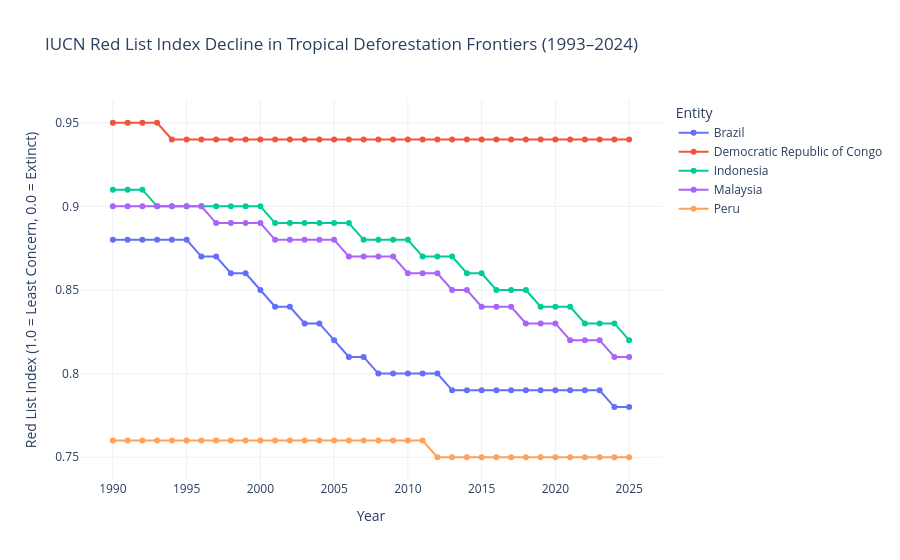

Notebook code for this chart:
### Markdown cell above
### 4. Biodiversity Extinction Risk (IUCN Red List Index)
The IUCN Red List Index measures changes in aggregate extinction risk (1.0 = all species Least Concern, 0.0 = all species Extinct). We track the decline in biodiversity health in top deforesting tropical countries.

### Code cell
defor_leaders = ["BRA", "IDN", "COD", "MYS", "PER"]
df_bio = df_panel[df_panel["ISO3"].isin(defor_leaders)].dropna(subset=["Red_List_Index"])

fig_bio = px.line(
    df_bio,
    x="Year",
    y="Red_List_Index",
    color="Entity",
    markers=True,
    title="IUCN Red List Index Decline in Tropical Deforestation Frontiers (1993–2024)",
    labels={"Red_List_Index": "Red List Index (1.0 = Least Concern, 0.0 = Extinct)"}
)
fig_bio.update_layout(template="plotly_white")
fig_bio.show()

### Figure 1 — Plotly figure (JSON) as saved in the notebook; plotly's stock layout.template omitted (floating-point values rounded to 4 significant figures)
{"data": [{"hovertemplate": "Entity=Brazil<br>Year=%{x}<br>Red List Index (1.0 = Least Concern, 0.0 = Extinct)=%{y}<extra></extra>", "legendgroup": "Brazil", "line": {"color": "#636efa", "dash": "solid"}, "marker": {"symbol": "circle"}, "mode": "lines+markers", "name": "Brazil", "orientation": "v", "showlegend": true, "type": "scatter", "x": [1990, 1991, 1992, 1993, 1994, 1995, 1996, 1997, 1998, 1999, 2000, 2001, 2002, 2003, 2004, 2005, 2006, 2007, 2008, 2009, 2010, 2011, 2012, 2013, 2014, 2015, 2016, 2017, 2018, 2019, 2020, 2021, 2022, 2023, 2024, 2025], "xaxis": "x", "y": [0.88, 0.88, 0.88, 0.88, 0.88, 0.88, 0.87, 0.87, 0.86, 0.86, 0.85, 0.84, 0.84, 0.83, 0.83, 0.82, 0.81, 0.81, 0.8, 0.8, 0.8, 0.8, 0.8, 0.79, 0.79, 0.79, 0.79, 0.79, 0.79, 0.79, 0.79, 0.79, 0.79, 0.79, 0.78, 0.78], "yaxis": "y"}, {"hovertemplate": "Entity=Democratic Republic of Congo<br>Year=%{x}<br>Red List Index (1.0 = Least Concern, 0.0 = Extinct)=%{y}<extra></extra>", "legendgroup": "Democratic Republic of Congo", "line": {"color": "#EF553B", "dash": "solid"}, "marker": {"symbol": "circle"}, "mode": "lines+markers", "name": "Democratic Republic of Congo", "orientation": "v", "showlegend": true, "type": "scatter", "x": [1990, 1991, 1992, 1993, 1994, 1995, 1996, 1997, 1998, 1999, 2000, 2001, 2002, 2003, 2004, 2005, 2006, 2007, 2008, 2009, 2010, 2011, 2012, 2013, 2014, 2015, 2016, 2017, 2018, 2019, 2020, 2021, 2022, 2023, 2024, 2025], "xaxis": "x", "y": [0.95, 0.95, 0.95, 0.95, 0.94, 0.94, 0.94, 0.94, 0.94, 0.94, 0.94, 0.94, 0.94, 0.94, 0.94, 0.94, 0.94, 0.94, 0.94, 0.94, 0.94, 0.94, 0.94, 0.94, 0.94, 0.94, 0.94, 0.94, 0.94, 0.94, 0.94, 0.94, 0.94, 0.94, 0.94, 0.94], "yaxis": "y"}, {"hovertemplate": "Entity=Indonesia<br>Year=%{x}<br>Red List Index (1.0 = Least Concern, 0.0 = Extinct)=%{y}<extra></extra>", "legendgroup": "Indonesia", "line": {"color": "#00cc96", "dash": "solid"}, "marker": {"symbol": "circle"}, "mode": "lines+markers", "name": "Indonesia", "orientation": "v", "showlegend": true, "type": "scatter", "x": [1990, 1991, 1992, 1993, 1994, 1995, 1996, 1997, 1998, 1999, 2000, 2001, 2002, 2003, 2004, 2005, 2006, 2007, 2008, 2009, 2010, 2011, 2012, 2013, 2014, 2015, 2016, 2017, 2018, 2019, 2020, 2021, 2022, 2023, 2024, 2025], "xaxis": "x", "y": [0.91, 0.91, 0.91, 0.9, 0.9, 0.9, 0.9, 0.9, 0.9, 0.9, 0.9, 0.89, 0.89, 0.89, 0.89, 0.89, 0.89, 0.88, 0.88, 0.88, 0.88, 0.87, 0.87, 0.87, 0.86, 0.86, 0.85, 0.85, 0.85, 0.84, 0.84, 0.84, 0.83, 0.83, 0.83, 0.82], "yaxis": "y"}, {"hovertemplate": "Entity=Malaysia<br>Year=%{x}<br>Red List Index (1.0 = Least Concern, 0.0 = Extinct)=%{y}<extra></extra>", "legendgroup": "Malaysia", "line": {"color": "#ab63fa", "dash": "solid"}, "marker": {"symbol": "circle"}, "mode": "lines+markers", "name": "Malaysia", "orientation": "v", "showlegend": true, "type": "scatter", "x": [1990, 1991, 1992, 1993, 1994, 1995, 1996, 1997, 1998, 1999, 2000, 2001, 2002, 2003, 2004, 2005, 2006, 2007, 2008, 2009, 2010, 2011, 2012, 2013, 2014, 2015, 2016, 2017, 2018, 2019, 2020, 2021, 2022, 2023, 2024, 2025], "xaxis": "x", "y": [0.9, 0.9, 0.9, 0.9, 0.9, 0.9, 0.9, 0.89, 0.89, 0.89, 0.89, 0.88, 0.88, 0.88, 0.88, 0.88, 0.87, 0.87, 0.87, 0.87, 0.86, 0.86, 0.86, 0.85, 0.85, 0.84, 0.84, 0.84, 0.83, 0.83, 0.83, 0.82, 0.82, 0.82, 0.81, 0.81], "yaxis": "y"}, {"hovertemplate": "Entity=Peru<br>Year=%{x}<br>Red List Index (1.0 = Least Concern, 0.0 = Extinct)=%{y}<extra></extra>", "legendgroup": "Peru", "line": {"color": "#FFA15A", "dash": "solid"}, "marker": {"symbol": "circle"}, "mode": "lines+markers", "name": "Peru", "orientation": "v", "showlegend": true, "type": "scatter", "x": [1990, 1991, 1992, 1993, 1994, 1995, 1996, 1997, 1998, 1999, 2000, 2001, 2002, 2003, 2004, 2005, 2006, 2007, 2008, 2009, 2010, 2011, 2012, 2013, 2014, 2015, 2016, 2017, 2018, 2019, 2020, 2021, 2022, 2023, 2024, 2025], "xaxis": "x", "y": [0.76, 0.76, 0.76, 0.76, 0.76, 0.76, 0.76, 0.76, 0.76, 0.76, 0.76, 0.76, 0.76, 0.76, 0.76, 0.76, 0.76, 0.76, 0.76, 0.76, 0.76, 0.76, 0.75, 0.75, 0.75, 0.75, 0.75, 0.75, 0.75, 0.75, 0.75, 0.75, 0.75, 0.75, 0.75, 0.75], "yaxis": "y"}], "layout": {"legend": {"title": {"text": "Entity"}, "tracegroupgap": 0}, "title": {"text": "IUCN Red List Index Decline in Tropical Deforestation Frontiers (1993–2024)"}, "xaxis": {"anchor": "y", "domain": [0.0, 1.0], "title": {"text": "Year"}}, "yaxis": {"anchor": "x", "domain": [0.0, 1.0], "title": {"text": "Red List Index (1.0 = Least Concern, 0.0 = Extinct)"}}}}
